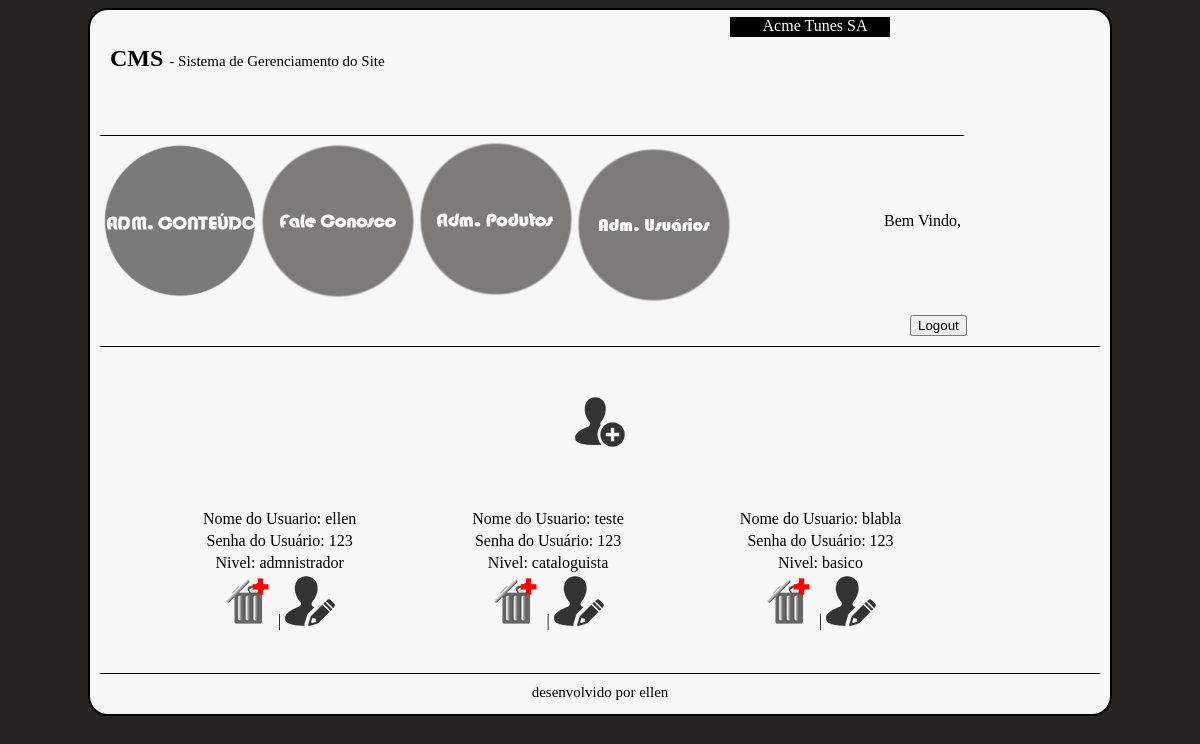
Page /cms/admusuarios.php on the committed database.
### tables this page shows
CREATE TABLE `tblusuarios` (
  `id` int(10) unsigned NOT NULL AUTO_INCREMENT,
  `usuario` varchar(20) NOT NULL,
  `senha` varchar(30) NOT NULL,
  `fk_idNivel` int(10) unsigned NOT NULL,
  PRIMARY KEY (`id`),
  KEY `FK_tblusuarios_1` (`fk_idNivel`),
  CONSTRAINT `FK_tblusuarios_1` FOREIGN KEY (`fk_idNivel`) REFERENCES `tblnivel` (`idNivel`)
);

CREATE TABLE `tblnivel` (
  `idNivel` int(10) unsigned NOT NULL AUTO_INCREMENT,
  `nivel` varchar(15) NOT NULL,
  PRIMARY KEY (`idNivel`)
);

### cms/admusuarios.php (the view, shortened to what this page needs)
<?php
require_once('moduloProjeto.php');
$sql='SELECT u.id, u.usuario, u.senha,n.nivel from tblusuarios as u,tblnivel as n WHERE u.fk_idNivel = n.idNivel';
$resultado=mysql_query($sql,$conexao);
?>
<html>
	<head>
		<link rel="stylesheet" type="text/css" href="cms.css">
	</head>
	<body>
	<section id="principal">
		<header id="cabecalho">
			<div id="titulo">
				<h1>CMS
					<span>- Sistema de Gerenciamento do Site </span>
				</h1>
			</div>
			<div id="imgCabecalho">
				Acme Tunes SA
			</div>
		</header>
		<?php require_once('moduloLogin.php');?>
		<form>
			<nav class="logout1">
				<div class="logout2"><input type="submit" value="Logout" name="logout"></div>
			</nav>
		</form>
		<section id="conteudo">
			<div class="btncrud">
				<a href="adcUser.php"><img src="imagens/cog_add.png"></a>
			</div>
			<?php while($lista = mysql_fetch_assoc($resultado)){?>
			<table class="tblusuario">
				<tr>
					<td> Nome do Usuario: <?php echo ($lista['usuario']);?></td>
				</tr>
				<tr>
					<td> Senha do Usuário: <?php echo ($lista['senha']);?></td>
				</tr>
				<tr>
					<td> Nivel: <?php echo ($lista['nivel']);?> </td>
				</tr>
				<tr>
					<td>
						<a href="admusuarios.php?modo=excluir&codigo=<?php echo $lista['id'];?>" excluir ><img src="imagens/cog_delete.png"></a> |
						<a href="editar.php?modo=editar&codigo=<?php echo $lista['id'];?>"><img src="imagens/cog_edit.png"></a>
					</td>
				</tr>
			<?php } ?>
			</table>
		</section>
		<footer>
			desenvolvido por ellen
		</footer>
	</section>
	</body>
</html>

### cms/cms.css (style rules this page uses)
@media screen and (min-width:1024px) { body { font-family:hobo std; background-color:#272424; } }
@media screen and (min-width:1024px) { #principal { width:1000px; height:auto; background-color:#f7f7f7; margin-left:auto; margin-right:auto; border-radius:20px ; padding-top:5px; padding-left:10px; padding-right:10px; border:2px solid black; } }
@media screen and (min-width:1024px) { #cabecalho { width:780px; height:100px; color:black; padding: 10px; } }
@media screen and (min-width:1024px) { #titulo { margin-top:20px; } }
@media screen and (min-width:1024px) { span { font-size:15px; font-weight:normal; } }
@media screen and (min-width:1024px) { h1 { margin:0; } }
@media screen and (min-width:1024px) { #imgCabecalho { width:150px; height:20px; float:right; padding-left:10px; margin-top:-55px; background-color:black; color:white; text-align:center; } }
@media screen and (min-width:1024px) { .logout1 { padding:10px; border-bottom:1px solid black; } }
@media screen and (min-width:1024px) { .logout2 { padding-left:800px; } }
@media screen and (min-width:1024px) { #conteudo { height:auto; } }
@media screen and (min-width:1024px) { .tblusuario { display:inline-block; text-align:center; margin-left:90px; padding:10px; margin-bottom:30px; } }
@media screen and (min-width:1024px) { .btncrud { margin-top:50px; text-align:center; margin-bottom:50px; } }
@media screen and (min-width:1024px) { footer { height:20px; padding:10px; text-align:center; font-size:15px; border-top:1px solid black; } }

### rows in the picture
tblusuarios: usuario "ellen", senha "123", fk_idNivel.nivel "admnistrador"
tblusuarios: usuario "teste", senha "123", fk_idNivel.nivel "cataloguista"
tblusuarios: usuario "blabla", senha "123", fk_idNivel.nivel "basico"
